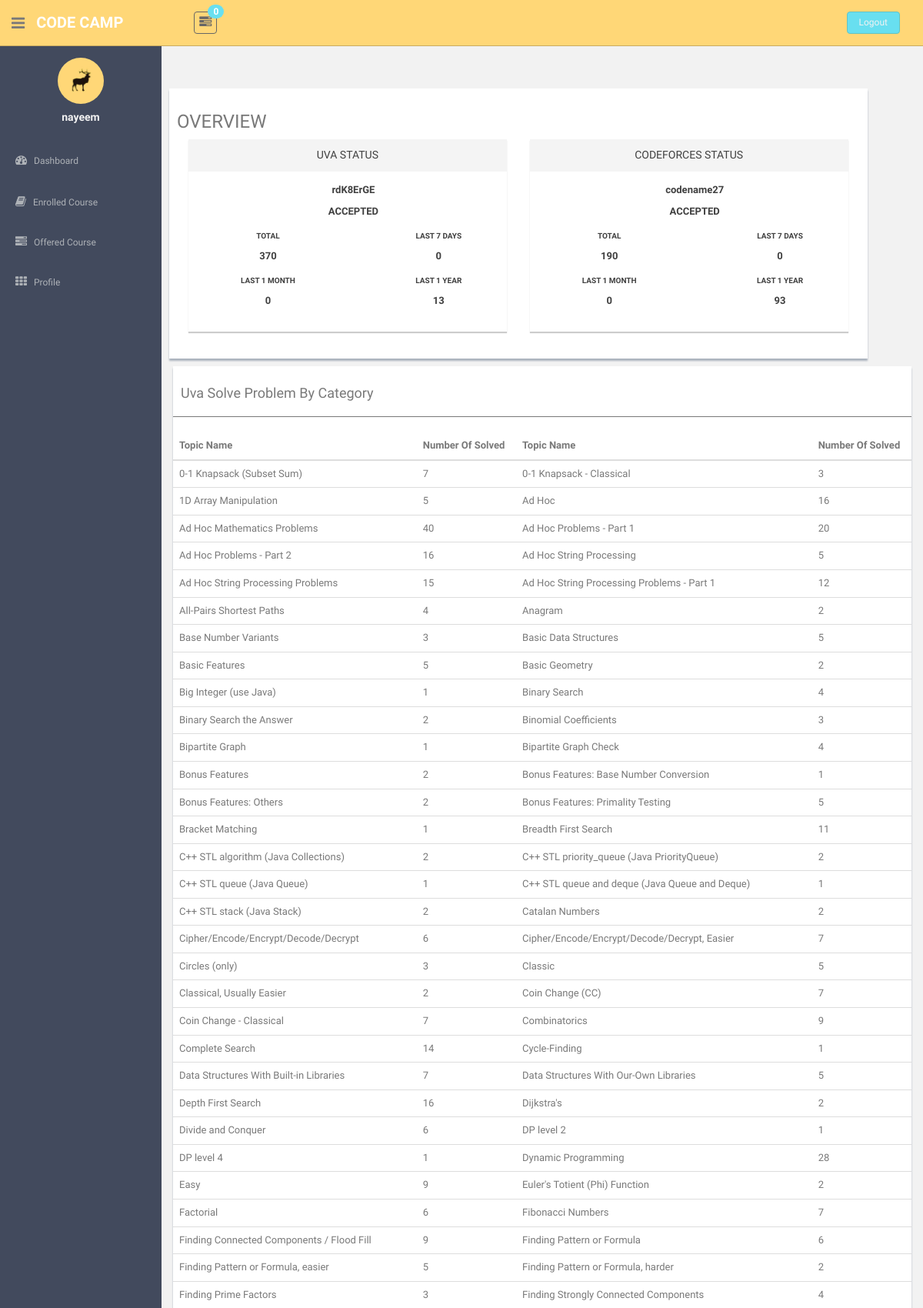
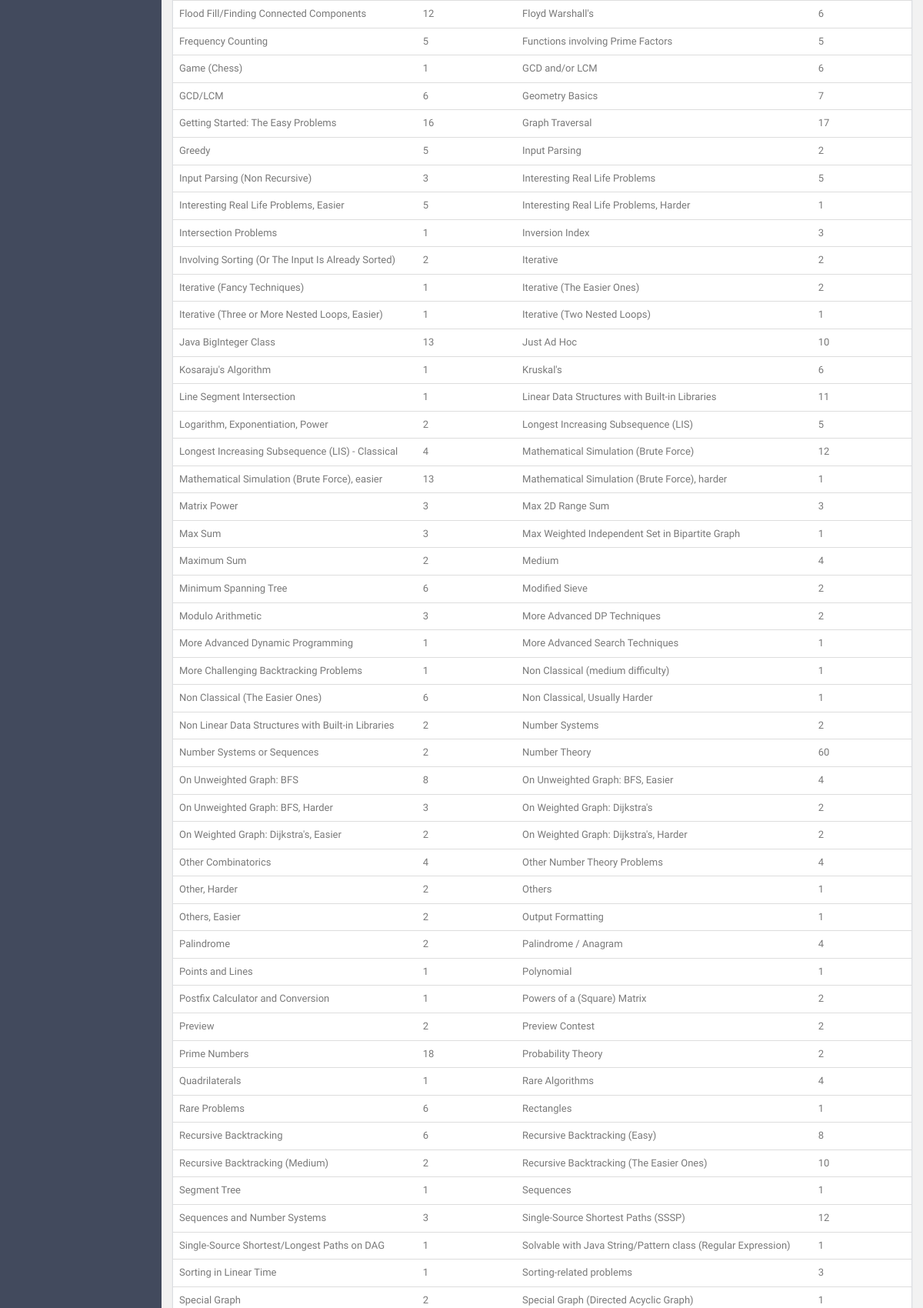
Page /code/dashboard.php (signed in, upper part) on the committed database (2 pictures, top to bottom).
### tables this page shows
CREATE TABLE `user_table` (
  `user_id` int(11) NOT NULL,
  `user_name` varchar(50) NOT NULL,
  `user_email` varchar(50) NOT NULL,
  `password` varchar(50) NOT NULL,
  `reg_date` datetime NOT NULL DEFAULT CURRENT_TIMESTAMP
);

CREATE TABLE `handle_table` (
  `judge_code_id` int(11) NOT NULL,
  `judge_name` varchar(20) NOT NULL,
  `handle` varchar(20) NOT NULL
);

### code/profileinfo/userinfo.php (called while the page is built, shortened)
<?php
$user_id = $_SESSION["userid"];
function getUserName($id){
	$dbn = getDBH();
	$stmt = $dbn->prepare('SELECT user_name FROM `user_table` WHERE user_id = ?;');
	$stmt->bind_param('i', $user_id);
	$stmt->execute();
	$stmt->bind_result($Name);
	return $Name;
}
?>

### code/judge/codeforces.php (called while the page is built, shortened)
<?php
 function getCodeForcesHandle($user_id){
 	$dbn = getDBH();
	$stmt = $dbn->prepare('SELECT `handle_table`.handle FROM `handle_table` JOIN `codeforces_user` ON `handle_table`.judge_code_id = `codeforces_user`.judge_code_id WHERE `codeforces_user`.user_id = ?;');
	$stmt->bind_param('i', $id);
	$id = $user_id;
	$stmt->execute();
	$stmt->bind_result($userCodeForcesHandel);
	return $userCodeForcesHandel;
 }
 function getCodeforcesJudgeCodeID($handle){
 	$dbn = getDBH();
	$stmt = $dbn->prepare("SELECT `handle_table`.judge_code_id FROM `handle_table` WHERE `handle_table`.judge_name = 'codeforces' AND `handle_table`.handle = ?;");
	$stmt->bind_param('s', $id);
	$stmt->execute();
	$stmt->bind_result($judge_code);
	if($judge_code>0)
		return $judge_code;
	else
		return insertCodeforcesHandle($handle);
 }
function updateCodeforcesUserID($user_id){
	$handle = getCodeForcesHandle($user_id);
	$link = "http://codeforces.com/api/user.status?handle=".$handle;
	$respond = file_get_contents($link);
	$result = json_decode($respond,true);
	if($result["status"] == "OK"){
		$result = $result["result"];
	}else{
		return;
	}
}
function getCodeforcesNumberOfSolve($user_id,$time = 0){
	$dbn = getDBH();
	$stmt = $dbn->prepare("SELECT COUNT(`codeforces_solve`.`problem_number`) FROM `codeforces_solve` WHERE `codeforces_solve`.`judge_code_id` = ? AND `codeforces_solve`.`timestamp`>=?;");
	$stmt->bind_param('ii', $id,$last_time);
	$id = getCodeforcesJudgeCodeID(getCodeforcesHandle($user_id));
	$last_time = $time;
	$stmt->execute();
	$stmt->bind_result($prob_no);
	if($prob_no>=0)
		return $prob_no;
	return 0;
}
?>

### code/judge/uva.php (called while the page is built, shortened)
<?php
 function getUVAHandle($user_id){
 	$dbn = getDBH();
	$stmt = $dbn->prepare('SELECT `handle_table`.handle FROM `handle_table` JOIN `uva_user` ON `handle_table`.judge_code_id = `uva_user`.judge_code_id WHERE `uva_user`.user_id = ?;');
	$stmt->bind_param('i', $id);
	$id = $user_id;
	$stmt->execute();
	$stmt->bind_result($userUvaHandel);
	return $userUvaHandel;
 }
 function getUVaJudgeCodeID($handle){
 	$dbn = getDBH();
	$stmt = $dbn->prepare("SELECT `handle_table`.judge_code_id FROM `handle_table` WHERE `handle_table`.judge_name = 'uva' AND `handle_table`.handle = ?;");
	$stmt->bind_param('s', $id);
	$stmt->execute();
	$stmt->bind_result($judge_code);
	if($judge_code>0)
		return $judge_code;
	else
		return insertUVAHandle($handle);
 }
function updateUserUvaSolve($user_id){
	$userUvaHandle = getUVAHandle($user_id);
	$uva_judge_code_id = getUVaJudgeCodeID($userUvaHandle);
	$judge_code_id = $uva_judge_code_id;
}
function getUvaLastSubID($judge_code_id){
	$dbn = getDBH();
	$stmt = $dbn->prepare("SELECT MAX(`uva_solve`.`uva_judge_id`) FROM `uva_solve` WHERE `uva_solve`.`judge_code_id` = ?;");
	$stmt->bind_param('i', $id);
	$id = $judge_code_id;
	$stmt->execute();
	$stmt->bind_result($judge_sub_id);
	if($judge_sub_id>=0)
		return $judge_sub_id;
	return 0;
}
function getUvaNumberOfSolve($user_id,$time = 0){
	$dbn = getDBH();
	$stmt = $dbn->prepare("SELECT COUNT(`uva_solve`.`problem_number`) FROM `uva_solve` WHERE `uva_solve`.`judge_code_id` = ? AND `uva_solve`.`timestamp`>=?;");
	$stmt->bind_param('ii', $id,$last_time);
	$id = getUVaJudgeCodeID(getUVAHandle($user_id));
	$last_time = $time;
	$stmt->execute();
	$stmt->bind_result($prob_no);
	if($prob_no>=0)
		return $prob_no;
	return 0;
}
?>

### code/component/maincontent.php (the view, shortened to what this page needs)
<?php
updateUserUvaSolve($viewContentFor);
updateCodeforcesUserID($viewContentFor);
?>
<!DOCTYPE html>
<html>
<head>
</head>
<body>
	              <div class="row">
                  <div class="col-lg-12 main-chart">
                      <div class="row mt">
                      <div class="form-panel col-lg-11 main-chart">
                      	<h3>OVERVIEW</h3>
							           <div class="col-md-6 mb">
								          <div class="white-panel pn">
									         <div class="white-header">
										      <h5>UVA STATUS</h5>
									</div>
									<p><b><?php
                    $uva = getUVAHandle($viewContentFor);
                    echo $uva;
                   ?></b></p>
									<p><b>ACCEPTED</b></p>
									<div class="row">
										<div class="col-md-6">
											<p class="small mt">TOTAL</p>
											<p><?php echo getUvaNumberOfSolve($viewContentFor); ?></p>
										</div>
										<div class="col-md-6">
											<p class="small mt">LAST 7 DAYS</p>
											<p><?php echo getUvaNumberOfSolve($viewContentFor,time()-(7*24*60*60)); ?></p>
										</div>
									</div>
									<div class="row">
										<div class="col-md-6">
											<p class="small mt">LAST 1 MONTH</p>
											<p><?php echo getUvaNumberOfSolve($viewContentFor,time()-(30*24*60*60)); ?></p>
										</div>
										<div class="col-md-6">
											<p class="small mt">LAST 1 YEAR</p>
											<p><?php echo getUvaNumberOfSolve($viewContentFor,time()-(365*24*60*60)); ?></p>
										</div>
									</div>
								</div>
							</div>
              <div class="col-md-6 mb">
                          <div class="white-panel pn">
                           <div class="white-header">
                          <h5>CODEFORCES STATUS</h5>
                  </div>
                  <p><b><?php
                    $codefor = getCodeforcesHandle($viewContentFor);
                  echo $codefor; ?></b></p>
                  <p><b>ACCEPTED</b></p>
                  <div class="row">
                    <div class="col-md-6">
                      <p class="small mt">TOTAL</p>
                      <p><?php echo getCodeforcesNumberOfSolve($viewContentFor); ?></p>
                    </div>
                    <div class="col-md-6">
                      <p class="small mt">LAST 7 DAYS</p>
                      <p><?php echo getCodeforcesNumberOfSolve($viewContentFor,time()-(7*24*60*60)); ?></p>
                    </div>
                  </div>
                  <div class="row">
                    <div class="col-md-6">
                      <p class="small mt">LAST 1 MONTH</p>
                      <p><?php echo getCodeforcesNumberOfSolve($viewContentFor,time()-(30*24*60*60)); ?></p>
                    </div>
                    <div class="col-md-6">
                      <p class="small mt">LAST 1 YEAR</p>
                      <p><?php echo getCodeforcesNumberOfSolve($viewContentFor,time()-(365*24*60*60)); ?></p>
                    </div>
                  </div>
                </div>
              </div>
						</div>
        </div>
      </div>
    </div>
    <div class="row">
        <div class="col-md-12">
                <div class="content-panel">
                    <h4> Uva Solve Problem By Category</h4>
                           <hr>
                            <table class="table table-hover">
                              <thead>
                              <tr>
                                  <th>Topic Name</th>
                                  <th>Number Of Solved</th>
                                  <th>Topic Name</th>
                                  <th>Number Of Solved</th>
                              </tr>
                              </thead>
                              <tbody>
                              <?php
                                $dbn = getDBH();
                                $stmt = $dbn->prepare('SELECT COUNT(`uva_solve`.`problem_number`) as `numberofsolve`, `uva_problem_category`.`category` FROM `uva_solve` join `uva_problem_category` ON `uva_solve`.`problem_number` = `uva_problem_category`.`problem_number` WHERE `uva_solve`.`judge_code_id` = ? GROUP BY `uva_problem_category`.`category`;');
                                $stmt->bind_param('i', $judge_code_id);
                                $stmt->execute();
                                $result = $stmt->get_result();
                                while ( $row = $result->fetch_assoc()) {
                            ?>
                                <tr>
                                  <td><?php echo $row["category"]; ?></td>
                                  <td><?php echo $row["numberofsolve"]; ?></td>
                                  <?php
                                      if($row = $result->fetch_assoc()){
                                  ?>
                                      <td><?php echo $row["category"]; ?></td>
                                      <td><?php echo $row["numberofsolve"]; ?></td>
                                  <?php
                                      }
                                   ?>
                              </tr>
                           <?php
                              }
                            ?>
                              </tbody>
                          </table>
                        </div>
                    </div>
        </div>
</body>
</html>

### code/component/sidebar.php (shortened to what this page needs)
<?php
$host = $_SERVER["HTTP_HOST"];
$dashboardLink = "http://$host/codecamp/dashboard.php";
$profileLink = "http://$host/codecamp/profile.php";
?>
<!DOCTYPE html>
<html>
<head>
</head>
<body>
      <aside>
          <div id="sidebar"  class="nav-collapse ">
              <ul class="sidebar-menu" id="nav-accordion">
              	  <p class="centered"><a href="<?php echo $profileLink; ?>"><img src="<?php $_SERVER['HTTP_HOST'] ?>/codecamp/assets/img/ui-sam.jpg" class="img-circle" width="60"></a></p>
              	  <h5 class="centered"><?php echo getUserName($_SESSION["userid"]) ?></h5>
                  <li class="mt">
                      <a href="<?php echo $dashboardLink; ?>">
                          <i class="fa fa-dashboard"></i>
                          <span>Dashboard</span>
                      </a>
                  </li>
                  <li class="sub-menu">
                      <a href="javascript:;" >
                          <i class="fa fa-book"></i>
                          <span>Enrolled Course</span>
                      </a>
                  </li>
                  <li class="sub-menu">
                      <a href="javascript:;" >
                          <i class="fa fa-tasks"></i>
                          <span>Offered Course</span>
                      </a>
                          <?php
                          $id = $_SESSION["userid"];
                          ?>
                  </li>
                  <li class="sub-menu">
                      <a href="<?php echo $profileLink; ?>" >
                          <i class="fa fa-th"></i>
                          <span>Profile</span>
                      </a>
                  </li>
              </ul>
          </div>
      </aside>
</body>
</html>

### code/assets/css/style.css (style rules this page uses)
body { color: #797979; background: #f2f2f2; font-family: 'Ruda', sans-serif; padding: 0px !important; margin: 0px !important; font-size:13px; }
ul li { list-style: none; }
a, a:hover, a:focus { text-decoration: none; outline: none; }
hr { margin-top: 20px; margin-bottom: 20px; border: 0; border-top: 1px solid #797979; }
.centered { text-align: center; }
.mt { margin-top: 25px; }
.mb { margin-bottom: 25px; }
#sidebar { width: 210px; height: 100%; position: fixed; background: #424a5d; }
#sidebar h5 { color: #f2f2f2; font-weight: 700; }
#sidebar ul li { position: relative; }
ul.sidebar-menu , ul.sidebar-menu li ul.sub { margin: -2px 0 0; padding: 0; }
ul.sidebar-menu { margin-top: 75px; }
ul.sidebar-menu li { margin-bottom: 5px; margin-left:10px; margin-right:10px; }
ul.sidebar-menu li.sub-menu { line-height: 15px; }
ul.sidebar-menu li a span { display: inline-block; }
ul.sidebar-menu li a { color: #aeb2b7; text-decoration: none; display: block; padding: 15px 0 15px 10px; font-size: 12px; outline: none; -webkit-transition: all 0.3s ease; -moz-transition: all 0.3s ease; -o-transition: all 0.3s ease; -ms-transition: all 0.3s ease; transition: all 0.3s ease; }
ul.sidebar-menu li a i { font-size: 15px; padding-right: 6px; }
.main-chart { padding-top: 20px; }
.pn { height: 250px; box-shadow: 0 2px 1px rgba(0, 0, 0, 0.2); }
.white-panel { text-align: center; background: #ffffff; color: #404040; }
.white-panel p { margin-top: 5px; font-weight: 700; margin-left: 15px; }
.white-panel .white-header { background: #f4f4f4; padding: 3px; margin-bottom: 15px; color: #404040; }
.white-panel .small { font-size: 10px; color: #404040; }
.content-panel { background: #ffffff; box-shadow: 0px 3px 2px #aab2bd; padding-top: 15px; padding-bottom: 5px; }
.content-panel h4 { margin-left: 10px; }
.form-panel { background: #ffffff; margin: 10px; padding: 10px; box-shadow: 0px 3px 2px #aab2bd; text-align: left; }

### rows in the picture
user_table: user_name "nayeem"
handle_table: handle "rdK8ErGE"
handle_table: handle "codename27"

### other values in the picture
$totalNumberOfPending "0"
getUvaNumberOfSolve($viewContentFor) "370"
getCodeforcesNumberOfSolve($viewContentFor) "190"
$row["category"] "0-1 Knapsack (Subset Sum)"
$row["numberofsolve"] "7"
$row["category"] "0-1 Knapsack - Classical"
$row["numberofsolve"] "3"
$row["category"] "1D Array Manipulation"
$row["numberofsolve"] "5"
$row["category"] "Ad Hoc"
$row["numberofsolve"] "16"
$row["category"] "Ad Hoc Mathematics Problems"
$row["numberofsolve"] "40"
$row["category"] "Ad Hoc Problems - Part 1"
$row["numberofsolve"] "20"
